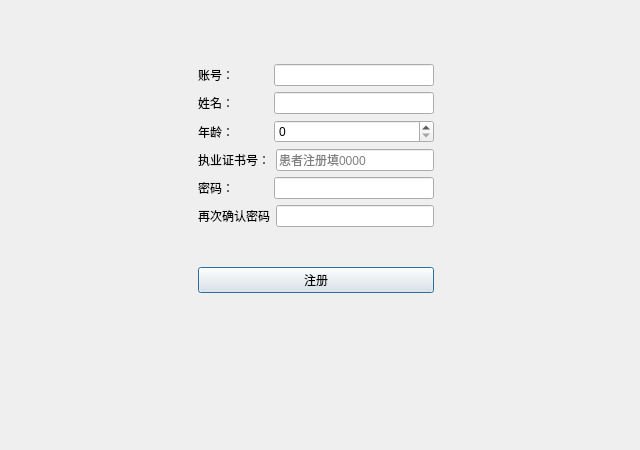
<?xml version="1.0" encoding="UTF-8"?>
<ui version="4.0">
 <class>registered</class>
 <widget class="QDialog" name="registered">
  <property name="geometry">
   <rect>
    <x>0</x>
    <y>0</y>
    <width>640</width>
    <height>450</height>
   </rect>
  </property>
  <property name="windowTitle">
   <string>注册</string>
  </property>
  <property name="layoutDirection">
   <enum>Qt::LayoutDirection::LeftToRight</enum>
  </property>
  <widget class="QWidget" name="">
   <property name="geometry">
    <rect>
     <x>-10</x>
     <y>-30</y>
     <width>651</width>
     <height>451</height>
    </rect>
   </property>
   <layout class="QGridLayout" name="gridLayout">
    <item row="1" column="0">
     <spacer name="horizontalSpacer">
      <property name="orientation">
       <enum>Qt::Orientation::Horizontal</enum>
      </property>
      <property name="sizeHint" stdset="0">
       <size>
        <width>138</width>
        <height>20</height>
       </size>
      </property>
     </spacer>
    </item>
    <item row="1" column="2">
     <spacer name="horizontalSpacer_2">
      <property name="orientation">
       <enum>Qt::Orientation::Horizontal</enum>
      </property>
      <property name="sizeHint" stdset="0">
       <size>
        <width>168</width>
        <height>20</height>
       </size>
      </property>
     </spacer>
    </item>
    <item row="1" column="1">
     <layout class="QVBoxLayout" name="verticalLayout">
      <item>
       <layout class="QHBoxLayout" name="horizontalLayout">
        <item>
         <widget class="QLabel" name="label">
          <property name="text">
           <string>账号：          </string>
          </property>
         </widget>
        </item>
        <item>
         <widget class="QLineEdit" name="accountLineEdit"/>
        </item>
       </layout>
      </item>
      <item>
       <layout class="QHBoxLayout" name="horizontalLayout_2">
        <item>
         <widget class="QLabel" name="label_2">
          <property name="text">
           <string>姓名：          </string>
          </property>
         </widget>
        </item>
        <item>
         <widget class="QLineEdit" name="nameLineEdit"/>
        </item>
       </layout>
      </item>
      <item>
       <layout class="QHBoxLayout" name="horizontalLayout_3">
        <item>
         <widget class="QLabel" name="label_3">
          <property name="text">
           <string>年龄：          </string>
          </property>
         </widget>
        </item>
        <item>
         <widget class="QSpinBox" name="ageSpinBox">
          <property name="sizePolicy">
           <sizepolicy hsizetype="Fixed" vsizetype="Fixed">
            <horstretch>160</horstretch>
            <verstretch>0</verstretch>
           </sizepolicy>
          </property>
          <property name="minimumSize">
           <size>
            <width>160</width>
            <height>0</height>
           </size>
          </property>
          <property name="alignment">
           <set>Qt::AlignmentFlag::AlignLeading|Qt::AlignmentFlag::AlignLeft|Qt::AlignmentFlag::AlignVCenter</set>
          </property>
         </widget>
        </item>
       </layout>
      </item>
      <item>
       <layout class="QHBoxLayout" name="horizontalLayout_4">
        <item>
         <widget class="QLabel" name="label_4">
          <property name="text">
           <string>执业证书号：</string>
          </property>
         </widget>
        </item>
        <item>
         <widget class="QLineEdit" name="certificateLineEdit">
          <property name="inputMask">
           <string/>
          </property>
          <property name="placeholderText">
           <string>患者注册填0000</string>
          </property>
         </widget>
        </item>
       </layout>
      </item>
      <item>
       <layout class="QHBoxLayout" name="horizontalLayout_5">
        <item>
         <widget class="QLabel" name="label_5">
          <property name="text">
           <string>密码：          </string>
          </property>
         </widget>
        </item>
        <item>
         <widget class="QLineEdit" name="passwordLineEdit"/>
        </item>
       </layout>
      </item>
      <item>
       <layout class="QHBoxLayout" name="horizontalLayout_6">
        <item>
         <widget class="QLabel" name="label_6">
          <property name="text">
           <string>再次确认密码</string>
          </property>
         </widget>
        </item>
        <item>
         <widget class="QLineEdit" name="confirmPasswordLineEdit">
          <property name="echoMode">
           <enum>QLineEdit::EchoMode::Password</enum>
          </property>
         </widget>
        </item>
       </layout>
      </item>
     </layout>
    </item>
    <item row="5" column="2">
     <spacer name="verticalSpacer">
      <property name="orientation">
       <enum>Qt::Orientation::Vertical</enum>
      </property>
      <property name="sizeHint" stdset="0">
       <size>
        <width>20</width>
        <height>40</height>
       </size>
      </property>
     </spacer>
    </item>
    <item row="5" column="1">
     <widget class="QPushButton" name="registerButton">
      <property name="text">
       <string>注册</string>
      </property>
     </widget>
    </item>
    <item row="7" column="1">
     <spacer name="verticalSpacer_5">
      <property name="orientation">
       <enum>Qt::Orientation::Vertical</enum>
      </property>
      <property name="sizeHint" stdset="0">
       <size>
        <width>20</width>
        <height>40</height>
       </size>
      </property>
     </spacer>
    </item>
    <item row="0" column="1">
     <spacer name="verticalSpacer_4">
      <property name="orientation">
       <enum>Qt::Orientation::Vertical</enum>
      </property>
      <property name="sizeHint" stdset="0">
       <size>
        <width>20</width>
        <height>40</height>
       </size>
      </property>
     </spacer>
    </item>
   </layout>
  </widget>
 </widget>
 <resources/>
 <connections/>
</ui>
